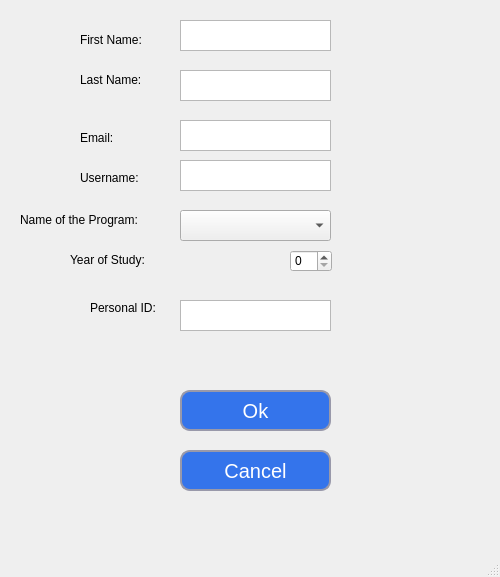
<?xml version="1.0" encoding="UTF-8"?>
<ui version="4.0">
 <class>forgot_password_window</class>
 <widget class="QMainWindow" name="forgot_password_window">
  <property name="geometry">
   <rect>
    <x>0</x>
    <y>0</y>
    <width>500</width>
    <height>577</height>
   </rect>
  </property>
  <property name="windowTitle">
   <string>Retrieve Password</string>
  </property>
  <widget class="QWidget" name="centralwidget">
   <widget class="QLabel" name="label_5">
    <property name="geometry">
     <rect>
      <x>70</x>
      <y>250</y>
      <width>401</width>
      <height>20</height>
     </rect>
    </property>
    <property name="text">
     <string>Year of Study:</string>
    </property>
   </widget>
   <widget class="QLabel" name="label_6">
    <property name="geometry">
     <rect>
      <x>90</x>
      <y>300</y>
      <width>361</width>
      <height>16</height>
     </rect>
    </property>
    <property name="text">
     <string>Personal ID:</string>
    </property>
   </widget>
   <widget class="QTextEdit" name="txt_username">
    <property name="geometry">
     <rect>
      <x>180</x>
      <y>160</y>
      <width>151</width>
      <height>31</height>
     </rect>
    </property>
   </widget>
   <widget class="QComboBox" name="combo_box_name_of_program">
    <property name="geometry">
     <rect>
      <x>180</x>
      <y>210</y>
      <width>151</width>
      <height>31</height>
     </rect>
    </property>
   </widget>
   <widget class="QTextEdit" name="txt_last_name">
    <property name="geometry">
     <rect>
      <x>180</x>
      <y>70</y>
      <width>151</width>
      <height>31</height>
     </rect>
    </property>
   </widget>
   <widget class="QPushButton" name="btn_cancel">
    <property name="geometry">
     <rect>
      <x>180</x>
      <y>450</y>
      <width>151</width>
      <height>41</height>
     </rect>
    </property>
    <property name="font">
     <font>
      <family>MS Sans Serif</family>
      <pointsize>15</pointsize>
     </font>
    </property>
    <property name="styleSheet">
     <string notr="true">QPushButton {
	border-style: solid;
	border-width: 2px;
	border-color: #9999aa;
	border-radius: 10px;
	color: white;
	background-color: #3474eb
}

QPushButton:enabled {
	background-color: #3474eb
	color: white;
}

QPushButton:pressed {
	background-color: #0d2f72;
	color: #fffffe;
}

QPushButton:hover:!pressed {
	background-color: E1F4FF;
	color: 0c2f70;
}

QPushButton:disabled {
	background-color: #aaaaaa;
	color: #ffffff;
}</string>
    </property>
    <property name="text">
     <string>Cancel</string>
    </property>
   </widget>
   <widget class="QLabel" name="label_7">
    <property name="geometry">
     <rect>
      <x>80</x>
      <y>70</y>
      <width>401</width>
      <height>20</height>
     </rect>
    </property>
    <property name="text">
     <string>Last Name:</string>
    </property>
   </widget>
   <widget class="QTextEdit" name="txt_email">
    <property name="geometry">
     <rect>
      <x>180</x>
      <y>120</y>
      <width>151</width>
      <height>31</height>
     </rect>
    </property>
   </widget>
   <widget class="QTextEdit" name="txt_personal_id">
    <property name="geometry">
     <rect>
      <x>180</x>
      <y>300</y>
      <width>151</width>
      <height>31</height>
     </rect>
    </property>
   </widget>
   <widget class="QLabel" name="label_4">
    <property name="geometry">
     <rect>
      <x>20</x>
      <y>210</y>
      <width>491</width>
      <height>20</height>
     </rect>
    </property>
    <property name="text">
     <string>Name of the Program:</string>
    </property>
   </widget>
   <widget class="QTextEdit" name="txt_first_name">
    <property name="geometry">
     <rect>
      <x>180</x>
      <y>20</y>
      <width>151</width>
      <height>31</height>
     </rect>
    </property>
   </widget>
   <widget class="QLabel" name="label_8">
    <property name="geometry">
     <rect>
      <x>80</x>
      <y>30</y>
      <width>391</width>
      <height>20</height>
     </rect>
    </property>
    <property name="text">
     <string>First Name:</string>
    </property>
   </widget>
   <widget class="QLabel" name="label">
    <property name="geometry">
     <rect>
      <x>80</x>
      <y>170</y>
      <width>351</width>
      <height>16</height>
     </rect>
    </property>
    <property name="text">
     <string>Username:</string>
    </property>
   </widget>
   <widget class="QPushButton" name="btn_ok">
    <property name="geometry">
     <rect>
      <x>180</x>
      <y>390</y>
      <width>151</width>
      <height>41</height>
     </rect>
    </property>
    <property name="font">
     <font>
      <family>MS Sans Serif</family>
      <pointsize>15</pointsize>
     </font>
    </property>
    <property name="styleSheet">
     <string notr="true">QPushButton {
	border-style: solid;
	border-width: 2px;
	border-color: #9999aa;
	border-radius: 10px;
	color: white;
	background-color: #3474eb
}

QPushButton:enabled {
	background-color: #3474eb
	color: white;
}

QPushButton:pressed {
	background-color: #0d2f72;
	color: #fffffe;
}

QPushButton:hover:!pressed {
	background-color: E1F4FF;
	color: 0c2f70;
}

QPushButton:disabled {
	background-color: #aaaaaa;
	color: #ffffff;
}</string>
    </property>
    <property name="text">
     <string>Ok</string>
    </property>
   </widget>
   <widget class="QSpinBox" name="spin_box_year_of_study">
    <property name="geometry">
     <rect>
      <x>290</x>
      <y>250</y>
      <width>42</width>
      <height>22</height>
     </rect>
    </property>
    <property name="minimum">
     <number>0</number>
    </property>
   </widget>
   <widget class="QLabel" name="label_9">
    <property name="geometry">
     <rect>
      <x>80</x>
      <y>130</y>
      <width>401</width>
      <height>16</height>
     </rect>
    </property>
    <property name="text">
     <string>Email:</string>
    </property>
   </widget>
   <widget class="QLabel" name="lbl_wrong_input">
    <property name="geometry">
     <rect>
      <x>20</x>
      <y>340</y>
      <width>471</width>
      <height>41</height>
     </rect>
    </property>
    <property name="font">
     <font>
      <pointsize>10</pointsize>
     </font>
    </property>
    <property name="text">
     <string/>
    </property>
   </widget>
  </widget>
  <widget class="QMenuBar" name="menubar">
   <property name="geometry">
    <rect>
     <x>0</x>
     <y>0</y>
     <width>500</width>
     <height>21</height>
    </rect>
   </property>
  </widget>
  <widget class="QStatusBar" name="statusbar"/>
 </widget>
 <resources/>
 <connections/>
</ui>
